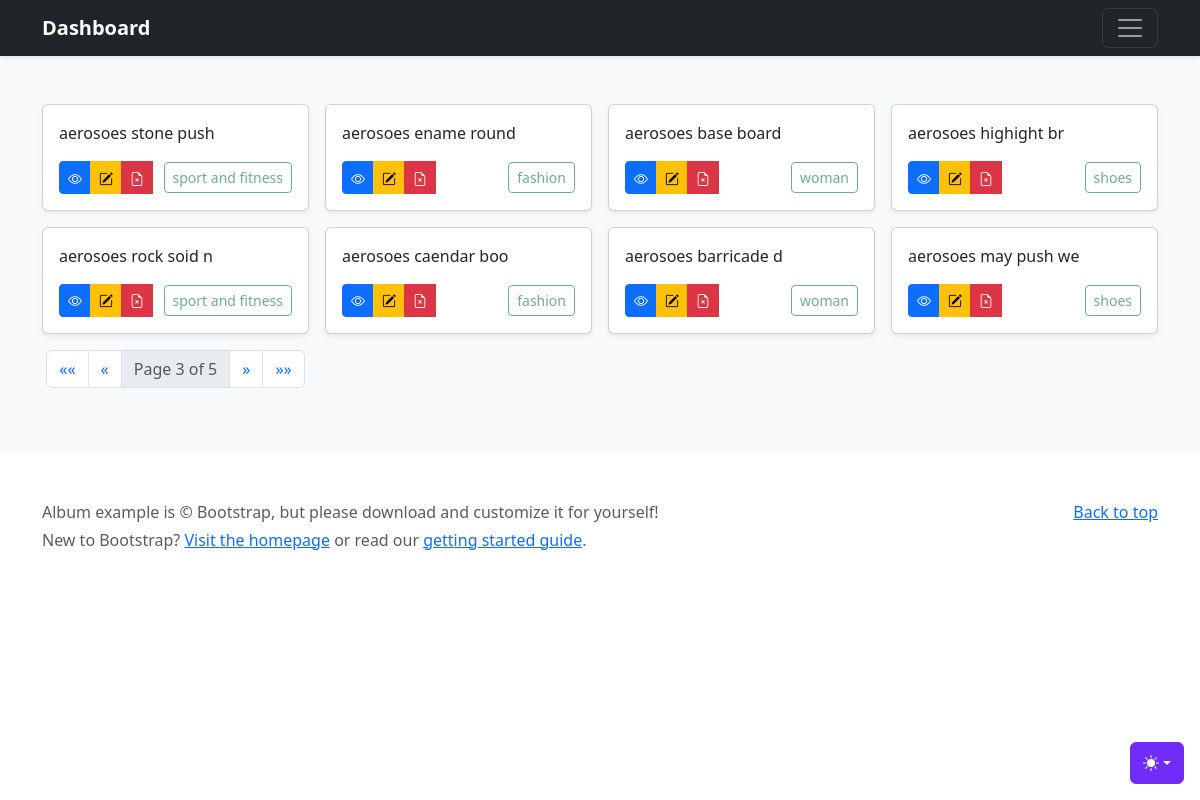
The page /dashboard/?page=3 on the database its author committed.
### inventory/models.py (models this page shows, shortened)
class Product(models.Model):
    name = models.CharField(max_length=100)
    description = models.TextField()
    slug = models.SlugField()
    is_active = models.BooleanField()
    category = models.ManyToManyField(Category)

class Category(models.Model):
    name = models.CharField(max_length=50)
    slug = models.SlugField()
    is_active = models.BooleanField()
    class Meta:
        verbose_name_plural = "Categories"
    def __str__(self) -> str:
        return self.name

### inventory/views.py (the view)
# urls.py: path('', views.all_products, name="all_products"),
def all_products(request):
    objs = Product.objects.all()
    paginator = Paginator(objs, 8)
    page_number = request.GET.get('page')
    page_obj = paginator.get_page(page_number)
    return render(request, 'grid-output.html', {'page_obj':page_obj})

### inventory/templates/grid-output.html (shortened to what this page needs)
{% extends 'base/base.html' %}
  {% block content %}
    <main>
      <div class="album py-5 bg-body-tertiary">
        <div class="container">
          <div class="row row-cols-1 row-cols-sm-2 row-cols-md-4 g-3">
            {% if page_obj %}
              {% for product in page_obj %}
                <div class="col">
                  <div class="card shadow-sm">
                      <rect width="100%" height="100%" fill="#55595c" />
                    <div class="card-body">
                      <p class="card-text">{{ product.name|slice:":20" }}</p>
                      <div class="d-flex justify-content-between align-items-center">
                        <div class="btn-group">
                          <a href="{% url 'view' product.slug %}" type="button" class="btn btn-sm btn-primary"><i class="bi bi-eye"></i></a>
                          <a href="{% url 'edit' product.slug %}" type="button" class="btn btn-sm btn-warning"><i class="bi bi-pencil-square"></i></a>
                          <a href="{% url 'delete' product.slug %}"
                          type="button"
                          class="btn btn-sm btn-danger delete-btn">
                          <i class="bi bi-file-earmark-x"></i>
                          </a>
                        </div>
                        <small class="text-body-secondary">
                          <button class="btn btn-sm btn-outline-success" disabled>
                            {{ product.category.all|join:", " }}
                          </button>
                        </small>
                      </div>
                    </div>
                  </div>
                </div>
              {% endfor %}
              <div class="d-flex justify-content-center">
                <nav aria-label="Page navigation">
                    <ul class="pagination">
                        {% if page_obj.has_previous %}
                            <li class="page-item">
                                <a class="page-link" href="?page=1" aria-label="First">
                                    <span aria-hidden="true">&laquo;&laquo;</span>
                                </a>
                            </li>
                            <li class="page-item">
                                <a class="page-link" href="?page={{ page_obj.previous_page_number }}" aria-label="Previous">
                                    <span aria-hidden="true">&laquo;</span>
                                </a>
                            </li>
                        {% endif %}
                        <li class="page-item disabled">
                            <span class="page-link">Page {{ page_obj.number }} of {{ page_obj.paginator.num_pages }}</span>
                        </li>
                        {% if page_obj.has_next %}
                            <li class="page-item">
                                <a class="page-link" href="?page={{ page_obj.next_page_number }}" aria-label="Next">
                                    <span aria-hidden="true">&raquo;</span>
                                </a>
                            </li>
                            <li class="page-item">
                                <a class="page-link" href="?page={{ page_obj.paginator.num_pages }}" aria-label="Last">
                                    <span aria-hidden="true">&raquo;&raquo;</span>
                                </a>
                            </li>
                        {% endif %}
                    </ul>
                </nav>
              </div>
            {% endif %}
          </div>
        </div>
      </div>
    </main>
  {% endblock %}

### inventory/templates/base/style.html (style rules this page uses)
.bi { vertical-align: -0.125em; fill: currentColor; }

### rows shown on the page
Product: name "aerosoes stone push", category.all "sport and fitness"
Product: name "aerosoes ename round", category.all "fashion"
Product: name "aerosoes base board", category.all "woman"
Product: name "aerosoes highight br", category.all "shoes"
Product: name "aerosoes rock soid n", category.all "sport and fitness"
Product: name "aerosoes caendar boo", category.all "fashion"
Product: name "aerosoes barricade d", category.all "woman"
Product: name "aerosoes may push we", category.all "shoes"

### other values the page prints
{{ page_obj.number }} "3"
{{ page_obj.paginator.num_pages }} "5"
